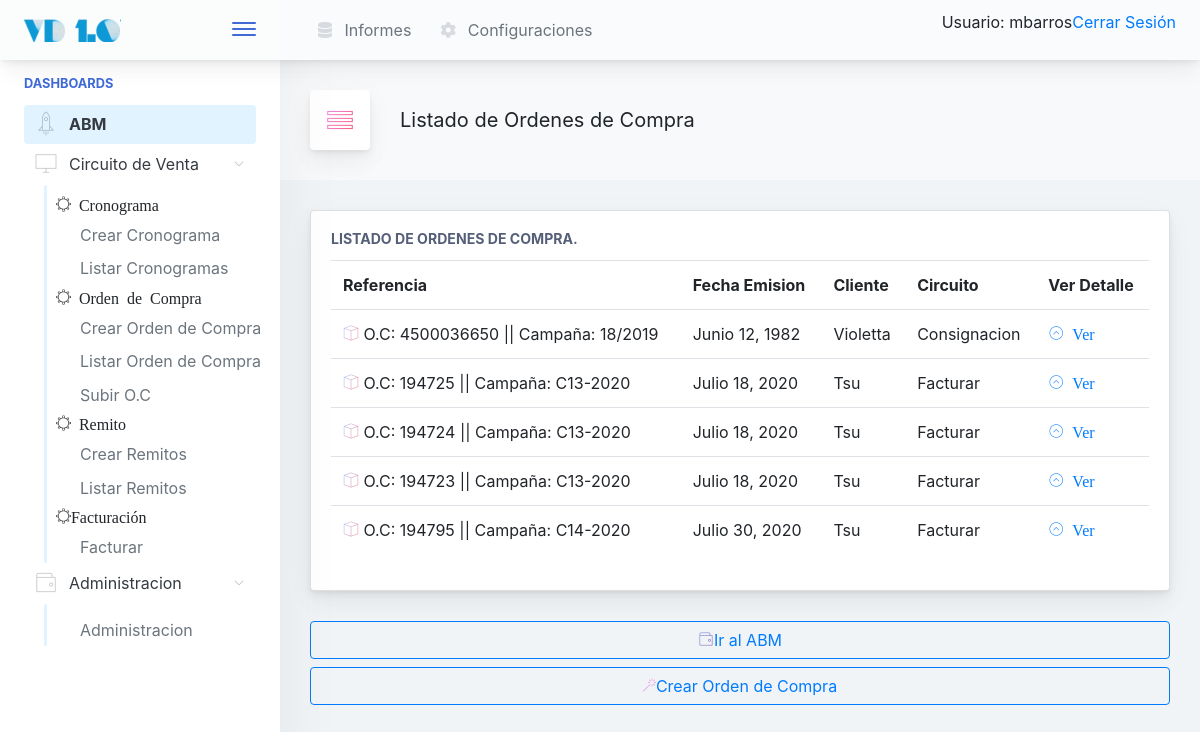
The app's page /venta/ordencompra/listar/ (signed in), older data.
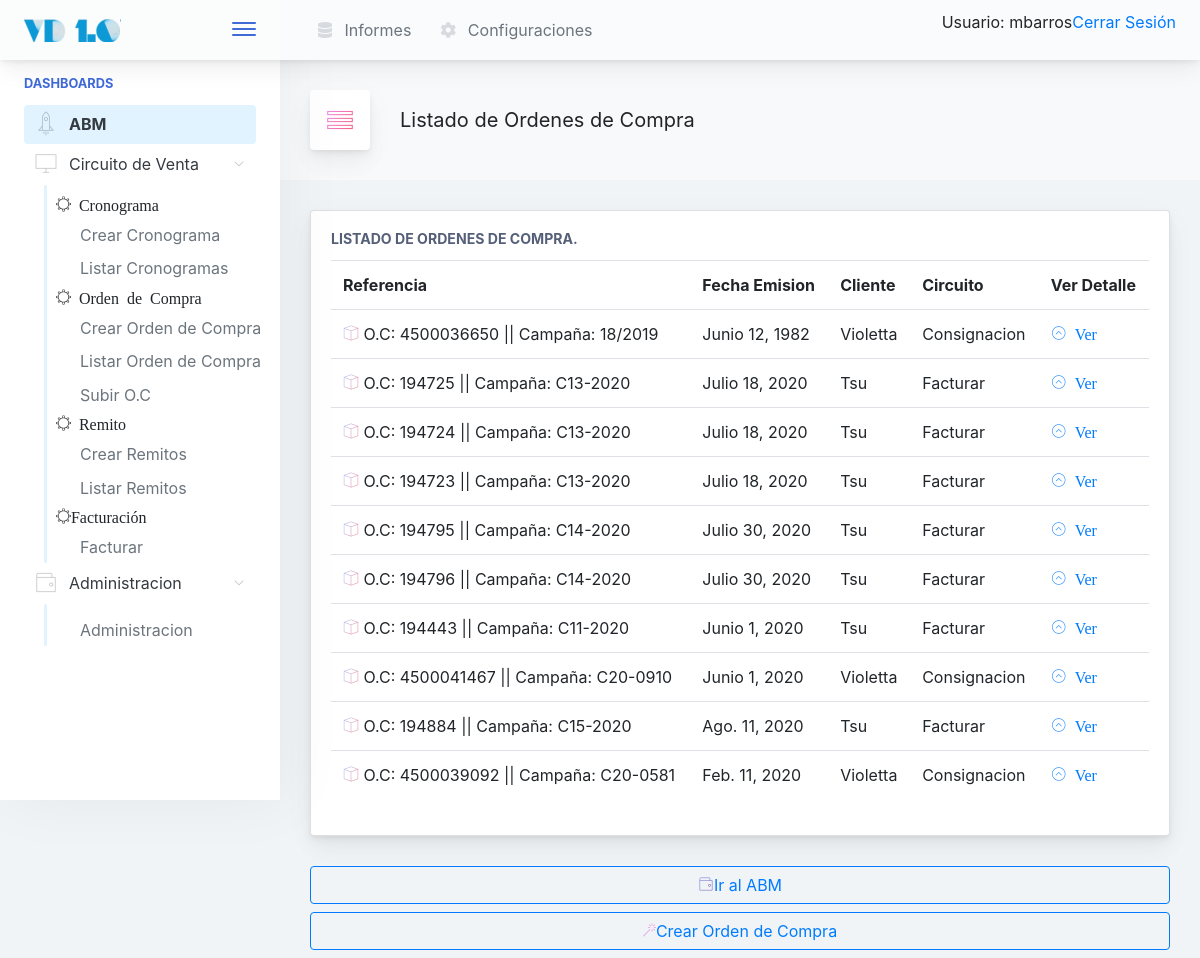
The same page, newer data.
### venta/models.py (models this page shows)
class OrdenCompra(models.Model):
        referencia_externa      = models.CharField(max_length=20, unique=True)
        cliente                         = models.ForeignKey(Cliente, null=False, blank=False, on_delete=models.CASCADE)
        cronograma                      = models.ForeignKey(Cronograma, null=False, blank=False, on_delete=models.CASCADE)
        fecha_emision           = models.DateField(null=False, blank=False)
        circuito                        = models.CharField(max_length=12, choices=CIRCUITO_CHOICE, default='Facturar')
        version = models.IntegerField(default=1)
        def __str__(self):
                return "O.C: " + self.referencia_externa + " || Campaña: " + str(self.cronograma)

class Cronograma(models.Model):
        nombre                                  = models.CharField(max_length=20)
        cliente                                 = models.ForeignKey(Cliente, null=False, blank=False, on_delete=models.CASCADE)
        fecha_inicio                    = models.DateField(default='1983-01-17')
        fecha_finalizacion              = models.DateField(default='1983-01-17')
        terminada                               = models.BooleanField(default=False)
        def __str__(self):
                return self.nombre

### gral/models.py (models this page shows)
class Cliente(models.Model):
    razon_social      = models.CharField(max_length=150, unique=True)
    nombre_corto      = models.CharField(max_length=25, unique=True)
    cuit              = models.CharField(max_length=15, unique=True)
    direccion_fiscal  = models.CharField(max_length=250)
    direccion_entrega = models.CharField(max_length=250)
    condicion_iva     = models.CharField(max_length=100, blank=False, default='Responsable Inscripto')
    observaciones     = models.TextField(blank=True)
    def __str__(self):
        return self.nombre_corto

### venta/views.py (the view)
# urls.py: path('ordencompra/listar/', OrdenCompraList.as_view(), name='OrdenCompraList'),
class OrdenCompraList(LoginRequiredMixin, ListView):
	model = OrdenCompra

### inicio/templates/venta/ordencompra_list.html
{% extends '../base.html' %}
{%  block cuerpo %}
<div class="app-page-title">
<div class="page-title-heading">
   <div class="page-title-icon">
                                        <i class="pe-7s-menu icon-gradient bg-ripe-malin">
                                        </i>
                                    </div>
<div>Listado de Ordenes de Compra</div>
                                    </div>
</div>
  {% include './partials/pOrdencompra_list.html'%}
<a href="{% url 'inicio:abm' %}">
<button class="mb-2 mr-2 btn-transition btn btn-outline-primary btn-block">
		<i class="pe-7s-wallet icon-gradient bg-plum-plate"></i>Ir al ABM
</button>
</a>
<a href="{% url 'venta:CronogramaCreate' %}">
<button class="mb-2 mr-2 btn-transition btn btn-outline-primary btn-block">
		<i class="pe-7s-magic-wand icon-gradient bg-mixed-hopes"></i>Crear Orden de Compra
</button>
</a>
{% endblock %}

### inicio/templates/venta/partials/pOrdencompra_list.html
{% if object_list %}
  <div class="main-card mb-3 card">
	<div class="card-body">
	<h5 class="card-title">Listado de Ordenes de Compra.</h5>
		<table class="table table-hover table-fixed">
		  <tr>
		    <th>Referencia</th>
		    <th>Fecha Emision</th>
		    <th>Cliente</th>
		    <th>Circuito</th>
		    <th>Ver Detalle</th>
		  </tr>
		      {% for ordencompra in object_list %}
		   <tr>
		      <td><i class="pe-7s-box2 icon-gradient bg-amy-crisp">
		        </i>
		        {{ordencompra}}
		      </td>
		      <td>
		        {{ordencompra.fecha_emision }}
		      </td>
		      <td>
		        {{ordencompra.cliente}}
		      </td>
		      <td>
		      	{{ordencompra.circuito}}
		      </td>
		      <td>
			      <a href="{% url 'venta:OrdenCompraDetail' pk=ordencompra.id %}">
			      	<i class="pe-7s-angle-up-circle">
			      			Ver
			      	</i>
			      </a>
		      </td>
		    </tr>
		      {% endfor %}
		    {% else %}
		      <p>No hay registros para mostrar.</p>
		    {% endif %}
		</table>
	</div>
</div>

Row changes from the older to the newer data that the page shows:
added OrdenCompra: referencia_externa+cronograma "O.C: 194796 || Campaña: C14-2020", fecha_emision "Julio 30, 2020", cliente "Tsu", circuito "Facturar"
added OrdenCompra: referencia_externa+cronograma "O.C: 194443 || Campaña: C11-2020", fecha_emision "Junio 1, 2020", cliente "Tsu", circuito "Facturar"
added OrdenCompra: referencia_externa+cronograma "O.C: 4500041467 || Campaña: C20-0910", fecha_emision "Junio 1, 2020", cliente "Violetta", circuito "Consignacion"
added OrdenCompra: referencia_externa+cronograma "O.C: 194884 || Campaña: C15-2020", fecha_emision "Ago. 11, 2020", cliente "Tsu", circuito "Facturar"
added OrdenCompra: referencia_externa+cronograma "O.C: 4500039092 || Campaña: C20-0581", fecha_emision "Feb. 11, 2020", cliente "Violetta", circuito "Consignacion"
